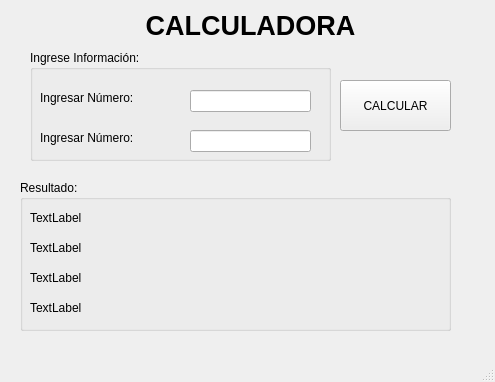
<?xml version="1.0" encoding="UTF-8"?>
<ui version="4.0">
 <class>MainWindow</class>
 <widget class="QMainWindow" name="MainWindow">
  <property name="geometry">
   <rect>
    <x>0</x>
    <y>0</y>
    <width>495</width>
    <height>382</height>
   </rect>
  </property>
  <property name="windowTitle">
   <string>MainWindow</string>
  </property>
  <widget class="QWidget" name="centralwidget">
   <widget class="QLabel" name="label">
    <property name="geometry">
     <rect>
      <x>70</x>
      <y>10</y>
      <width>361</width>
      <height>31</height>
     </rect>
    </property>
    <property name="font">
     <font>
      <pointsize>20</pointsize>
      <weight>75</weight>
      <bold>true</bold>
     </font>
    </property>
    <property name="text">
     <string>CALCULADORA</string>
    </property>
    <property name="alignment">
     <set>Qt::AlignCenter</set>
    </property>
   </widget>
   <widget class="QGroupBox" name="groupBox">
    <property name="geometry">
     <rect>
      <x>30</x>
      <y>50</y>
      <width>301</width>
      <height>111</height>
     </rect>
    </property>
    <property name="title">
     <string>Ingrese Información:</string>
    </property>
    <widget class="QLabel" name="label_2">
     <property name="geometry">
      <rect>
       <x>10</x>
       <y>40</y>
       <width>111</width>
       <height>16</height>
      </rect>
     </property>
     <property name="text">
      <string>Ingresar Número:</string>
     </property>
    </widget>
    <widget class="QLabel" name="label_3">
     <property name="geometry">
      <rect>
       <x>10</x>
       <y>80</y>
       <width>111</width>
       <height>16</height>
      </rect>
     </property>
     <property name="text">
      <string>Ingresar Número:</string>
     </property>
    </widget>
    <widget class="QLineEdit" name="txtNum1">
     <property name="geometry">
      <rect>
       <x>160</x>
       <y>40</y>
       <width>121</width>
       <height>22</height>
      </rect>
     </property>
    </widget>
    <widget class="QLineEdit" name="txtNum2">
     <property name="geometry">
      <rect>
       <x>160</x>
       <y>80</y>
       <width>121</width>
       <height>22</height>
      </rect>
     </property>
    </widget>
    <widget class="QPushButton" name="pushButton">
     <property name="geometry">
      <rect>
       <x>420</x>
       <y>0</y>
       <width>93</width>
       <height>28</height>
      </rect>
     </property>
     <property name="text">
      <string>PushButton</string>
     </property>
    </widget>
   </widget>
   <widget class="QGroupBox" name="groupBox_2">
    <property name="geometry">
     <rect>
      <x>20</x>
      <y>180</y>
      <width>431</width>
      <height>151</height>
     </rect>
    </property>
    <property name="title">
     <string>Resultado:</string>
    </property>
    <widget class="QLabel" name="lblResSuma">
     <property name="geometry">
      <rect>
       <x>10</x>
       <y>30</y>
       <width>371</width>
       <height>16</height>
      </rect>
     </property>
     <property name="text">
      <string>TextLabel</string>
     </property>
    </widget>
    <widget class="QLabel" name="lblResResta">
     <property name="geometry">
      <rect>
       <x>10</x>
       <y>60</y>
       <width>341</width>
       <height>16</height>
      </rect>
     </property>
     <property name="text">
      <string>TextLabel</string>
     </property>
    </widget>
    <widget class="QLabel" name="lblResDivision">
     <property name="geometry">
      <rect>
       <x>10</x>
       <y>120</y>
       <width>371</width>
       <height>16</height>
      </rect>
     </property>
     <property name="text">
      <string>TextLabel</string>
     </property>
    </widget>
    <widget class="QLabel" name="lblResMultiplicacion">
     <property name="geometry">
      <rect>
       <x>10</x>
       <y>90</y>
       <width>361</width>
       <height>16</height>
      </rect>
     </property>
     <property name="text">
      <string>TextLabel</string>
     </property>
    </widget>
   </widget>
   <widget class="QPushButton" name="btnCalcular">
    <property name="geometry">
     <rect>
      <x>340</x>
      <y>80</y>
      <width>111</width>
      <height>51</height>
     </rect>
    </property>
    <property name="text">
     <string>CALCULAR</string>
    </property>
   </widget>
  </widget>
  <widget class="QMenuBar" name="menubar">
   <property name="geometry">
    <rect>
     <x>0</x>
     <y>0</y>
     <width>495</width>
     <height>26</height>
    </rect>
   </property>
  </widget>
  <widget class="QStatusBar" name="statusbar"/>
 </widget>
 <resources/>
 <connections/>
</ui>
